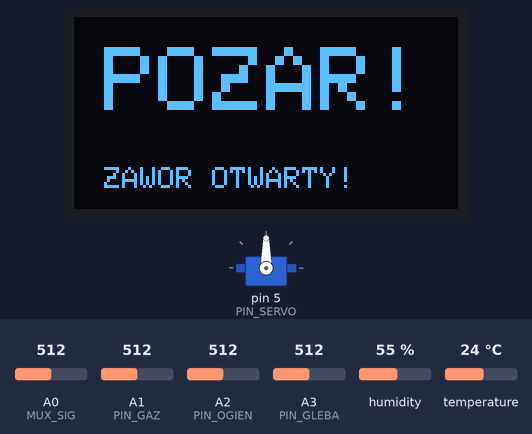
The sketch below on a simulated Arduino Uno, built with avr-gcc and run on an emulated ATmega328P. On the bench: servo, 128×64 one-colour display. The inputs (shaded band) are chosen by the test bench; at power-on: A1 (PIN_GAZ) = 512, A0 (MUX_SIG) = 512, A3 (PIN_GLEBA) = 512, humidity 55 %, A2 (PIN_OGIEN) = 512, temperature 24 °C. What the sketch prints to the serial monitor is not drawn.

Above: at 3.2 s.
3.3 s: A1 (PIN_GAZ) set to 318
5.3 s: A1 (PIN_GAZ) set to 291
At 6.8 s:
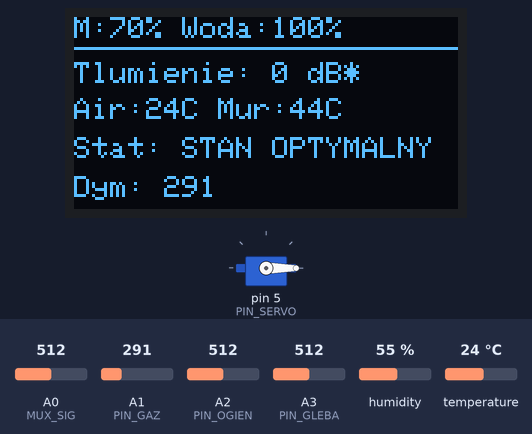
7.9 s: A0 (MUX_SIG) set to 496
At 9.3 s:
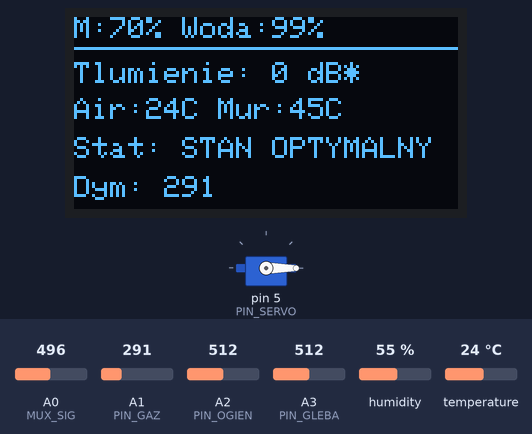
9.8 s: A3 (PIN_GLEBA) set to 794
At 11.4 s:
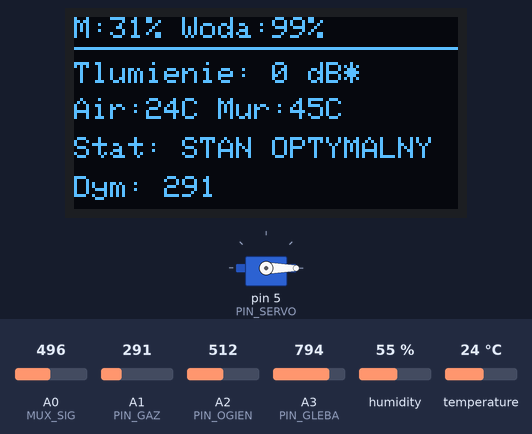
11.8 s: A3 (PIN_GLEBA) set to 823
At 12.6 s:
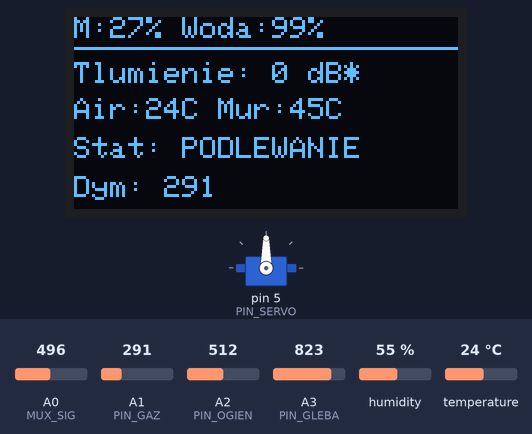
13.7 s: humidity set to 88 %
At 14.8 s:
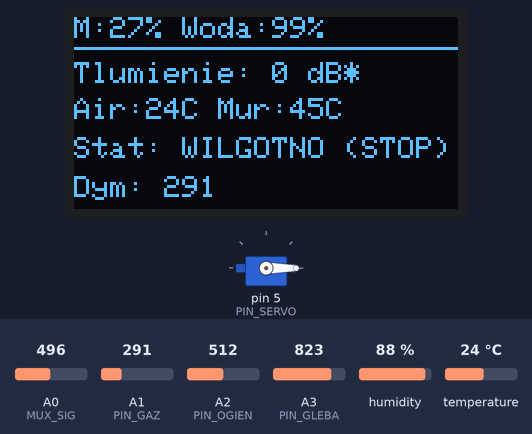
Timing chart, 0 to 16.7 s (numbered marks = the images above; inputs shaded):
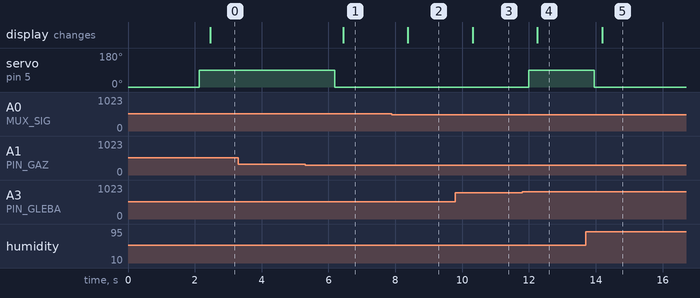

The sketch:

fuul-zes.ino
```cpp
#include <Wire.h>
#include <Adafruit_GFX.h>
#include <Adafruit_SSD1306.h>
#include "DHT.h"
#include <Servo.h>
#include <SoftwareSerial.h>

#define SCREEN_WIDTH 128
#define SCREEN_HEIGHT 64
Adafruit_SSD1306 display(SCREEN_WIDTH, SCREEN_HEIGHT, &Wire, -1);
SoftwareSerial hc06(2, 3);

// --- KONFIGURACJA PINÓW ---
// Bezpośrednie
#define PIN_DHT     7
#define PIN_SERVO   5   // Serwo sterujące ZAWOREM WODY
#define PIN_GAZ     A1  // MQ-2 (Dym)
#define PIN_OGIEN   A2  // Flame Sensor
#define PIN_GLEBA   A3  // Soil Moisture

// --- MULTIPLEKSER ---
#define MUX_S0 8
#define MUX_S1 9
#define MUX_S2 10
#define MUX_S3 11
#define MUX_SIG A0

// --- MAPA KANAŁÓW MUX ---
#define CH_TEMP_NTC 2   // C2 (Temperatura Muru)
#define CH_WODA     3   // C3 (Rezerwuar)
#define CH_MIC1     6   // C6 (Hałas Zewnętrzny/Ulica)
#define CH_MIC2     7   // C7 (Hałas Wewnętrzny/Za Mchem)

// Obiekty
DHT dht(PIN_DHT, DHT11);
Servo valveServo;

// Konfiguracja Zaworu
const int VALVE_CLOSED = 0;
const int VALVE_OPEN   = 90;

void setup() {
  Serial.begin(4800);
  Serial.println(F("--- SEXY-HEXY ACOUSTIC SYSTEM ---"));

  hc06.begin(9600);

  pinMode(MUX_S0, OUTPUT);
  pinMode(MUX_S1, OUTPUT);
  pinMode(MUX_S2, OUTPUT);
  pinMode(MUX_S3, OUTPUT);

  valveServo.attach(PIN_SERVO);
  valveServo.write(VALVE_CLOSED);

  dht.begin();

  if(!display.begin(SSD1306_SWITCHCAPVCC, 0x3C)) {
    Serial.println(F("Błąd OLED"));
  }
  display.clearDisplay();
  display.setTextColor(SSD1306_WHITE);
  display.setTextSize(2);
  display.setCursor(10,10);
  display.println(F("BRYO-HIVE"));
  display.setTextSize(1);
  display.setCursor(10,35);
  display.println(F("Acoustic & Safety"));
  display.display();
  delay(2000);
}

// Funkcja MUX
int readMux(int channel) {
  digitalWrite(MUX_S0, (channel & 1));
  digitalWrite(MUX_S1, (channel & 2) >> 1);
  digitalWrite(MUX_S2, (channel & 4) >> 2);
  digitalWrite(MUX_S3, (channel & 8) >> 3);
  delay(10);
  return analogRead(MUX_SIG);
}

// Funkcja NTC
float getNTCTemp(int raw) {
  if (raw == 0 || raw == 1023) return -999;
  const float R_SERIES = 10000;
  const float NOMINAL_RESISTANCE = 10000;
  float resistance = R_SERIES * raw / (1023.0 - raw);
  float steinhart;
  steinhart = resistance / NOMINAL_RESISTANCE;
  steinhart = log(steinhart);
  steinhart /= 3950.0;
  steinhart += 1.0 / (25.0 + 273.15);
  steinhart = 1.0 / steinhart;
  steinhart -= 273.15;
  return steinhart + 19.5;
}

void loop() {
  // --- 1. ODCZYT SENSORÓW ---

  float hum_air = dht.readHumidity();
  float temp_air = dht.readTemperature(); // Temp powietrza

  // MUX
  float temp_wall = getNTCTemp(readMux(CH_TEMP_NTC)); // Temp muru
  int tank_raw = readMux(CH_WODA);

  // AKUSTYKA (NOWOŚĆ)
  int mic_street = readMux(CH_MIC1); // Ulica
  int mic_wall   = readMux(CH_MIC2); // Ściana
  // Obliczamy różnicę (Tłumienie)
  int insulation_diff = abs(mic_street - mic_wall);

  // Bezpośrednie
  int soil_raw = analogRead(PIN_GLEBA);
  int smoke = analogRead(PIN_GAZ);
  int fire = analogRead(PIN_OGIEN);

  // --- 2. OBLICZENIA ---
  int tank_percent = map(tank_raw, 0, 500, 0, 100);
  if(tank_percent > 100) tank_percent = 100; if(tank_percent < 0) tank_percent = 0;

  int soil_percent = map(soil_raw, 1023, 300, 0, 100);
  if(soil_percent < 0) soil_percent = 0; if(soil_percent > 100) soil_percent = 100;

  // --- 3. LOGIKA STEROWANIA ---
  bool valve_state = false;
  String status_msg = "OK";
  bool low_water_warning = (tank_percent < 10);

  // PPOŻ
  if (smoke > 300 || fire < 500) {
    valve_state = true;
    status_msg = "! POZAR !";
  }
  // Nawadnianie
  else if (soil_percent < 30) {
    if (hum_air < 80) {
      if (!low_water_warning) {
        valve_state = true;
        status_msg = "PODLEWANIE";
      } else {
        valve_state = false;
        status_msg = "BRAK WODY!";
      }
    } else {
      status_msg = "WILGOTNO (STOP)";
    }
  }
  else {
    status_msg = "STAN OPTYMALNY";
  }

  // Wykonawczy
  if (valve_state) valveServo.write(VALVE_OPEN);
  else valveServo.write(VALVE_CLOSED);

  // --- 4. TERMINAL (Dane dla sędziów) ---
  Serial.println(F("========================================"));
  Serial.print(F("AKUSTYKA (C6 vs C7): "));
  Serial.print(mic_street); Serial.print(F(" vs ")); Serial.print(mic_wall);
  Serial.print(F(" -> Izolacja: ")); Serial.println(insulation_diff);

  Serial.print(F("TERMIKA (Air vs Mur):"));
  Serial.print(temp_air); Serial.print(F("C vs ")); Serial.print(temp_wall); Serial.println(F("C"));

  Serial.print(F("SYSTEM WODY:         ")); Serial.print(tank_percent); Serial.println(F("% (Zbiornik)"));
  if(status_msg == "! POZAR !") Serial.println(F("!!! ALARM POZAROWY - ZAWORY OTWARTE !!!"));
  Serial.println();

  // --- 5. EKRAN OLED ---
  display.clearDisplay();

  if (status_msg == "! POZAR !") {
    display.setCursor(10, 10); display.setTextSize(3); display.print(F("POZAR!"));
    display.setTextSize(1); display.setCursor(10, 50); display.print(F("ZAWOR OTWARTY!"));
  } else {
    display.setTextSize(1);

    // LINIA 1: Mech i Zbiornik
    display.setCursor(0,0);
    display.print(F("M:")); display.print(soil_percent); display.print(F("% "));
    display.print(F("Woda:")); display.print(tank_percent); display.print(F("%"));
    display.drawLine(0, 10, 128, 10, SSD1306_WHITE);

    // LINIA 2: AKUSTYKA (Kluczowe!)
    display.setCursor(0, 15);
    display.print(F("Tlumienie: ")); display.print(insulation_diff); display.print(F(" dB*"));

    // LINIA 3: Termika (Różnica)
    display.setCursor(0, 27);
    display.print(F("Air:")); display.print((int)temp_air); display.print(F("C "));
    display.print(F("Mur:")); display.print((int)temp_wall); display.print(F("C"));

    // LINIA 4: Status
    display.setCursor(0, 40);
    display.print(F("Stat: ")); display.println(status_msg);

    // LINIA 5: Bezpieczeństwo
    display.setCursor(0, 53);
    if(smoke > 100) { display.print(F("Dym: ")); display.print(smoke); }
    else {
       display.print(F("Hałas Zew: ")); display.print(mic_street); // Pokazujemy hałas ulicy
    }
  }

  display.display();


  hc06.println("[");

  hc06.print("\"temp_air\":\""); hc06.print(temp_air); hc06.println("\",");
  hc06.print("\"temp_wall\":\""); hc06.print(temp_wall); hc06.println("\",");
  hc06.print("\"wilg_pow\":\""); hc06.print(hum_air); hc06.println("\",");
  hc06.print("\"mech\":\""); hc06.print(soil_percent); hc06.println("\",");
  hc06.print("\"woda\":\""); hc06.print(tank_percent); hc06.println("\",");
  hc06.print("\"dym\":\""); hc06.print(smoke); hc06.println("\",");
  hc06.print("\"ogien\":\""); hc06.print(fire); hc06.println("\",");
  // hc06.print("\"tlumienie\":\""); hc06.print(insulation_diff); hc06.println("\",");
  // hc06.print("\"zawor\":\""); hc06.print(valve_state ? "1" : "0"); hc06.println("\""); // Ostatni element bez przecinka


  hc06.println("]");

  delay(1500);
}
```

Measured:
- the behaviour switches between 301 and 300 on A1 (PIN_GAZ) (found by bisection; images 0 and 1)
- the behaviour switches between 506 and 505 on A0 (MUX_SIG) (found by bisection; images 1 and 2)
- the behaviour switches between 806 and 807 on A3 (PIN_GLEBA) (found by bisection; images 3 and 4)
- after the input at 3.3 s, every drawn part: stays the same
- after the input at 5.3 s, servo on pin 5 (PIN_SERVO): 90° → 0° after 0.89 s; the display: changes after 1.1 s (image 1)
- after the input at 7.9 s, the display: changes after 0.47 s (image 2)
- after the input at 9.8 s, the display: changes after 0.52 s (image 3)
- after the input at 11.8 s, servo on pin 5 (PIN_SERVO): 0° → 90° after 0.20 s; the display: changes after 0.45 s (image 4)
- after the input at 13.7 s, servo on pin 5 (PIN_SERVO): 90° → 0° after 0.25 s; the display: changes after 0.50 s (image 5)
